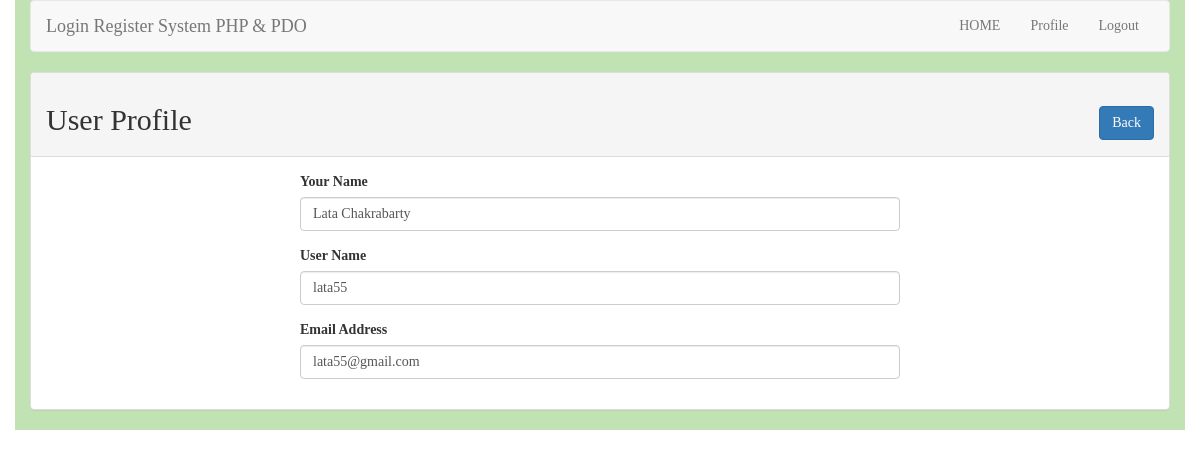
The page /profile.php?id=15 (signed in) on the database its author committed.
### tables this page shows
CREATE TABLE `tbl_user` (
  `id` int(11) NOT NULL,
  `name` varchar(255) NOT NULL,
  `username` varchar(255) NOT NULL,
  `email` varchar(255) NOT NULL,
  `password` varchar(255) NOT NULL
);

### lib/User.php (called while the page is built, shortened)
<?php
    include 'Database.php';
class User
{
    private $db;
    public function __construct()
    {
        $this->db = new Database();
    }
            public function getUserById($id){
                $sql = "SELECT * FROM tbl_user WHERE id = :id LIMIT 1";
                $query = $this->db->pdo->prepare($sql);
                $query->bindValue(':id', $id);
                $query->execute();
                $result = $query->fetch(PDO::FETCH_OBJ);
                return $result;
            }
}

### lib/Database.php (called while the page is built)
<?php
class Database{
    private $hostdb = "localhost";
    private $userdb = "root";
    private $passdb = "";
    private $namedb = "db_lr";
    public $pdo;
    public function __construct()
    {
        if (!isset($this->pdo)){
            try{
                $link = new PDO("mysql:host=".$this->hostdb.";dbname=".$this->namedb, $this->userdb, $this->passdb);
                $link->setAttribute(PDO::ATTR_ERRMODE, PDO::ERRMODE_EXCEPTION);
                $link->exec("SET CHARACTER SET utf8");
                $this->pdo = $link;
            }catch(PDOException $e){
                die("Failed to connect with Database".$e->getMessage());
            }
        }
    }
}
?>

### profile.php (the view, shortened to what this page needs)
<?php
include 'lib/user.php';
include 'inc/header.php';
?>
<?php
    if (isset($_GET['id'])) {
    $userid = (int)$_GET['id'];
}
        $user = new User();
?>
<div class="panel panel-default">
    <div class="panel-heading">
        <h2>User Profile<span class="pull-right"><a class="btn btn-primary" href="index.php">Back</a></span></h2>
    </div>
    <div class="panel-body">
        <div style="max-width: 600px; margin:0 auto">
            <?php
                $uerdata = $user->getUserById($userid);
                if($uerdata) {
            ?>
            <form action="" method="post">
                <div class="form-group">
                    <label for="name">Your Name</label>
                    <input type="text" id="name" name="name" class="form-control" value="<?php echo $uerdata->name; ?>"/>
                </div>
                <div class="form-group">
                    <label for="username">User Name</label>
                    <input type="text" id="username" name="username" class="form-control" value="<?php echo $uerdata->username; ?>"/>
                </div>
                <div class="form-group">
                    <label for="email">Email Address</label>
                    <input type="text" id="email" name="email" class="form-control" value="<?php echo $uerdata->email; ?>"/>
                </div>
            </form>
            <?php } ?>
        </div>
    </div>
</div>

### rows shown on the page
tbl_user: name "Lata Chakrabarty", username "lata55", email "lata55@gmail.com"
